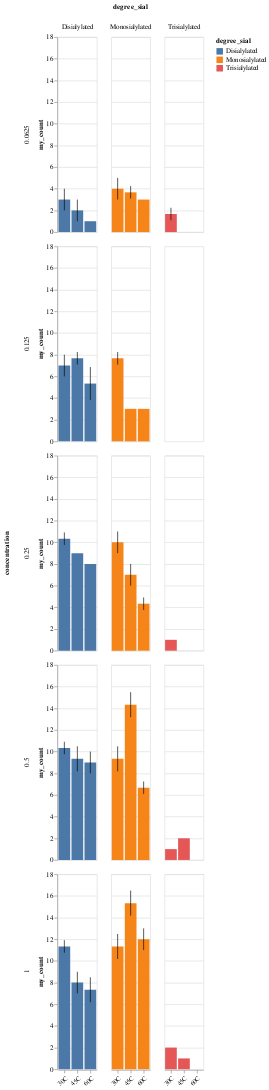

Notebook code for this chart:
### Code cell
test = multiple_hits[
    [
        "sequence",
        "glycan",
        "glycan_type",
        "pep_mods",
        "temperature",
        "concentration",
        "run",
        "degree_sial",
    ]
]

test = test[test.degree_sial != 0]


sial = alt.Chart(test).mark_bar().encode(
    x=alt.X(
        "temperature:N",
        title="",
        axis=alt.Axis(labelAngle=-45)
    ),
    y=alt.Y("mean(my_count):Q"),
    color='degree_sial:N'
).transform_aggregate(
    my_count = 'count(degree_sial):Q',
    groupby = ['temperature', 'run', 'concentration', 'degree_sial']
)

err = alt.Chart(test).mark_errorbar(extent='stdev').encode(
    x=alt.X(
        "temperature:N",
        title="",
        axis=alt.Axis(labelAngle=-45)
    ),
    y=alt.Y("mean(my_count):Q"),
).transform_aggregate(
    my_count = 'count(degree_sial):Q',
    groupby = ['temperature', 'run', 'concentration', 'degree_sial']
)

alt.layer(sial, err).facet(
    column=alt.Column('degree_sial:O'),
    row=alt.Row('concentration:Q')
)

### Figure 1 — Vega-Lite specification as saved in the notebook (floating-point values rounded to 4 significant figures; data arrays with more than 128 entries replaced by an {"elided": "..."} marker saying what was removed)
{"config": {"view": {"continuousWidth": 400, "continuousHeight": 300}}, "data": {"name": "data-0031d9457060c975a5ee6cfbceb1f6b1"}, "facet": {"column": {"type": "ordinal", "field": "degree_sial"}, "row": {"type": "quantitative", "field": "concentration"}}, "spec": {"layer": [{"mark": "bar", "encoding": {"color": {"type": "nominal", "field": "degree_sial"}, "x": {"type": "nominal", "axis": {"labelAngle": -45}, "field": "temperature", "title": ""}, "y": {"type": "quantitative", "aggregate": "mean", "field": "my_count"}}, "transform": [{"aggregate": [{"op": "count", "field": "degree_sial", "as": "my_count"}], "groupby": ["temperature", "run", "concentration", "degree_sial"]}]}, {"mark": {"type": "errorbar", "extent": "stdev"}, "encoding": {"x": {"type": "nominal", "axis": {"labelAngle": -45}, "field": "temperature", "title": ""}, "y": {"type": "quantitative", "aggregate": "mean", "field": "my_count"}}, "transform": [{"aggregate": [{"op": "count", "field": "degree_sial", "as": "my_count"}], "groupby": ["temperature", "run", "concentration", "degree_sial"]}]}]}, "$schema": "https://vega.github.io/schema/vega-lite/v4.8.1.json", "datasets": {"data-0031d9457060c975a5ee6cfbceb1f6b1": {"elided": "690 records"}}}
